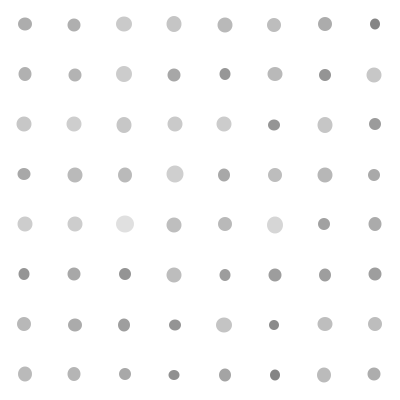
Frame 1 (no input)
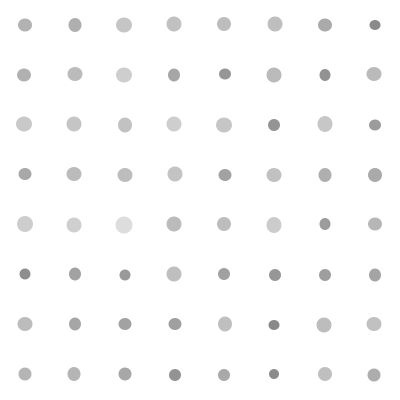
Frame 60 (the mouse pressed at the canvas centre just before this capture)
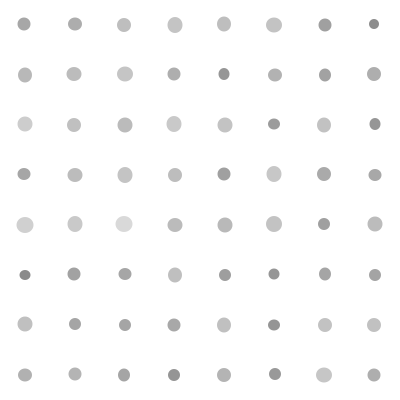
Frame 120 (the mouse held since frame 60 and released just before this capture)

The Processing sketch that drew these frames (run headless with seeded random() and noise(); from frame 60 on, the mouse is pressed at the canvas centre):

// Processing sketch: jitter_spots
// ── jitter_spots.pde
int spacing = 50;
float z = 0.0;
float inc = 0.002;

void setup(){
  size(400, 400);
  smooth();
  frameRate(15);
  background(255);
  colorMode(HSB);
  fill(0);
  noStroke();
}

void draw(){
  background(255);
  
  z += inc;
  fill(255, 10);
  rect(0, 0, width, height);
  for(int x = spacing / 2; x < width; x += spacing){
    for(int y = spacing / 2; y < height; y += spacing){
      float n = noise(x, y, z);
      fill(120 + n * 125);
      int r = int(n * 10) + 10;
      drawSpot(x, y, r);
    }
  }
}

void drawSpot(int x, int y, int r){
  ellipse(jitter(x), jitter(y), jitter(r), jitter(r));
}

int jitter(int num){
  return jitter(num, 1);
}

int jitter(int num, int amt){
  return int(num + random(-amt, amt));
}
